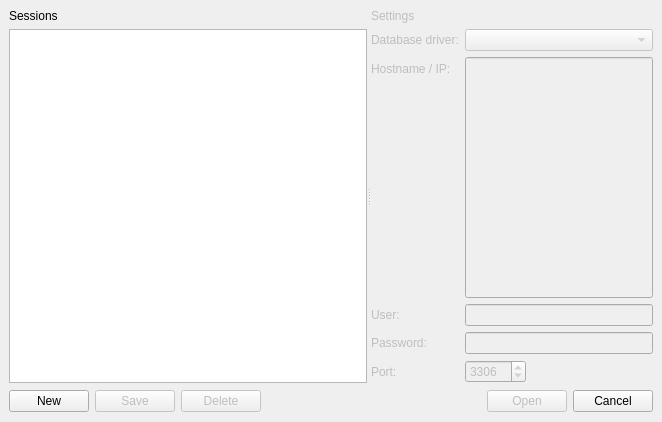
<?xml version="1.0" encoding="UTF-8"?>
<ui version="4.0">
 <class>SessionManager</class>
 <widget class="QMainWindow" name="SessionManager">
  <property name="geometry">
   <rect>
    <x>0</x>
    <y>0</y>
    <width>662</width>
    <height>422</height>
   </rect>
  </property>
  <property name="windowTitle">
   <string>SessionManager</string>
  </property>
  <widget class="QWidget" name="centralwidget">
   <property name="sizePolicy">
    <sizepolicy hsizetype="Expanding" vsizetype="Expanding">
     <horstretch>0</horstretch>
     <verstretch>0</verstretch>
    </sizepolicy>
   </property>
   <property name="layoutDirection">
    <enum>Qt::LeftToRight</enum>
   </property>
   <property name="autoFillBackground">
    <bool>false</bool>
   </property>
   <layout class="QGridLayout" name="gridLayout">
    <item row="0" column="0">
     <layout class="QVBoxLayout" name="mainVLayout">
      <item>
       <widget class="QSplitter" name="mainContainer">
        <property name="sizePolicy">
         <sizepolicy hsizetype="Expanding" vsizetype="Expanding">
          <horstretch>0</horstretch>
          <verstretch>0</verstretch>
         </sizepolicy>
        </property>
        <property name="orientation">
         <enum>Qt::Horizontal</enum>
        </property>
        <widget class="QWidget" name="verticalLayoutWidget">
         <layout class="QVBoxLayout" name="sessionsVLayout">
          <item>
           <widget class="QLabel" name="sessionsLabel">
            <property name="text">
             <string>Sessions</string>
            </property>
           </widget>
          </item>
          <item>
           <widget class="QListWidget" name="sessionsList"/>
          </item>
         </layout>
        </widget>
        <widget class="QWidget" name="verticalLayoutWidget_2">
         <layout class="QVBoxLayout" name="settingsVLayout">
          <item>
           <widget class="QLabel" name="settingsLabel">
            <property name="enabled">
             <bool>false</bool>
            </property>
            <property name="sizePolicy">
             <sizepolicy hsizetype="Expanding" vsizetype="Preferred">
              <horstretch>0</horstretch>
              <verstretch>0</verstretch>
             </sizepolicy>
            </property>
            <property name="text">
             <string>Settings</string>
            </property>
           </widget>
          </item>
          <item>
           <layout class="QFormLayout" name="settingsFormLayout">
            <property name="fieldGrowthPolicy">
             <enum>QFormLayout::ExpandingFieldsGrow</enum>
            </property>
            <property name="rowWrapPolicy">
             <enum>QFormLayout::DontWrapRows</enum>
            </property>
            <item row="0" column="0">
             <widget class="QLabel" name="driverLabel">
              <property name="enabled">
               <bool>false</bool>
              </property>
              <property name="text">
               <string>Database driver:</string>
              </property>
             </widget>
            </item>
            <item row="0" column="1">
             <widget class="QComboBox" name="driverCombo">
              <property name="enabled">
               <bool>false</bool>
              </property>
              <property name="sizePolicy">
               <sizepolicy hsizetype="Expanding" vsizetype="Fixed">
                <horstretch>0</horstretch>
                <verstretch>0</verstretch>
               </sizepolicy>
              </property>
              <property name="editable">
               <bool>false</bool>
              </property>
             </widget>
            </item>
            <item row="1" column="0">
             <widget class="QLabel" name="hostLabel">
              <property name="enabled">
               <bool>false</bool>
              </property>
              <property name="text">
               <string>Hostname / IP:</string>
              </property>
             </widget>
            </item>
            <item row="1" column="1">
             <widget class="QLineEdit" name="hostEdit">
              <property name="enabled">
               <bool>false</bool>
              </property>
              <property name="sizePolicy">
               <sizepolicy hsizetype="Expanding" vsizetype="Expanding">
                <horstretch>0</horstretch>
                <verstretch>0</verstretch>
               </sizepolicy>
              </property>
             </widget>
            </item>
            <item row="2" column="0">
             <widget class="QLabel" name="userLabel">
              <property name="enabled">
               <bool>false</bool>
              </property>
              <property name="text">
               <string>User:</string>
              </property>
             </widget>
            </item>
            <item row="2" column="1">
             <widget class="QLineEdit" name="userEdit">
              <property name="enabled">
               <bool>false</bool>
              </property>
             </widget>
            </item>
            <item row="3" column="0">
             <widget class="QLabel" name="passwordLabel">
              <property name="enabled">
               <bool>false</bool>
              </property>
              <property name="text">
               <string>Password:</string>
              </property>
             </widget>
            </item>
            <item row="3" column="1">
             <widget class="QLineEdit" name="passwordEdit">
              <property name="enabled">
               <bool>false</bool>
              </property>
             </widget>
            </item>
            <item row="4" column="0">
             <widget class="QLabel" name="portLabel">
              <property name="enabled">
               <bool>false</bool>
              </property>
              <property name="text">
               <string>Port:</string>
              </property>
             </widget>
            </item>
            <item row="4" column="1">
             <widget class="QSpinBox" name="portSpin">
              <property name="enabled">
               <bool>false</bool>
              </property>
              <property name="maximum">
               <number>65533</number>
              </property>
              <property name="value">
               <number>3306</number>
              </property>
             </widget>
            </item>
           </layout>
          </item>
         </layout>
        </widget>
       </widget>
      </item>
      <item>
       <layout class="QHBoxLayout" name="buttonsHLayout">
        <item>
         <widget class="QPushButton" name="newBtn">
          <property name="text">
           <string>New</string>
          </property>
         </widget>
        </item>
        <item>
         <widget class="QPushButton" name="saveBtn">
          <property name="enabled">
           <bool>false</bool>
          </property>
          <property name="text">
           <string>Save</string>
          </property>
         </widget>
        </item>
        <item>
         <widget class="QPushButton" name="celeteBtn">
          <property name="enabled">
           <bool>false</bool>
          </property>
          <property name="text">
           <string>Delete</string>
          </property>
         </widget>
        </item>
        <item>
         <spacer name="buttonsSpacer">
          <property name="orientation">
           <enum>Qt::Horizontal</enum>
          </property>
          <property name="sizeHint" stdset="0">
           <size>
            <width>13</width>
            <height>24</height>
           </size>
          </property>
         </spacer>
        </item>
        <item>
         <widget class="QPushButton" name="openBtn">
          <property name="enabled">
           <bool>false</bool>
          </property>
          <property name="text">
           <string>Open</string>
          </property>
         </widget>
        </item>
        <item>
         <widget class="QPushButton" name="cancelBtn">
          <property name="text">
           <string>Cancel</string>
          </property>
         </widget>
        </item>
       </layout>
      </item>
     </layout>
    </item>
   </layout>
  </widget>
 </widget>
 <resources/>
 <connections>
  <connection>
   <sender>cancelBtn</sender>
   <signal>clicked()</signal>
   <receiver>SessionManager</receiver>
   <slot>close()</slot>
   <hints>
    <hint type="sourcelabel">
     <x>600</x>
     <y>390</y>
    </hint>
    <hint type="destinationlabel">
     <x>656</x>
     <y>419</y>
    </hint>
   </hints>
  </connection>
 </connections>
</ui>
